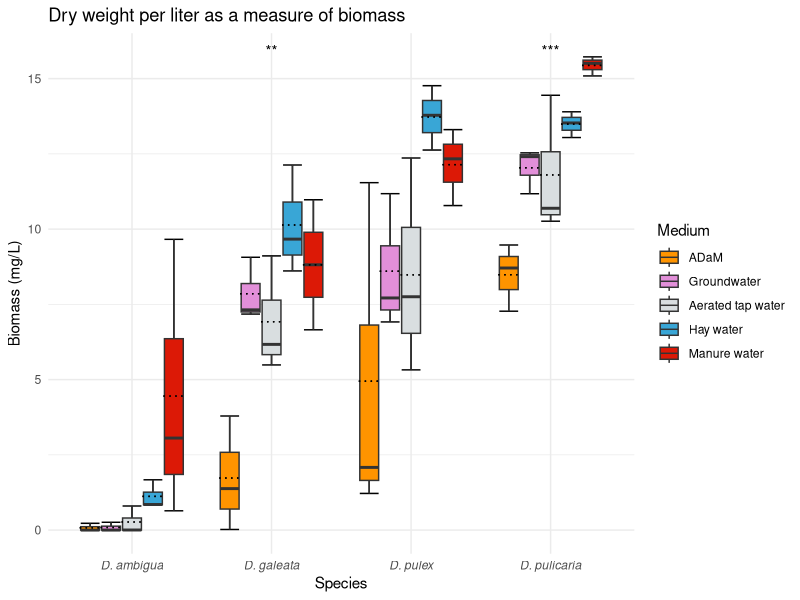

Source code (R):
library(readxl)
library(tidyverse)
library(here)
library(car)
library(ggpubr)

dataraw <- read_excel(here("data_raw/Weighingsheet.xlsx"), range = "A1:E61", na = "NA") # Import dry weight data

data <- dataraw %>% mutate("Weight_mgL" = (WeightTotal - WeightFilter) * 2.5 / 1000) # Calculate dry weight per liter

ggplot(data = data, aes(x = Species, y = Weight_mgL, fill = Medium))+ # Create boxplot showing different biomass per species/medium
  stat_boxplot(geom ='errorbar')+
  geom_boxplot()+
  theme_minimal()+
  labs(y = "Biomass (mg/L)",
       title = "Dry weight per liter as a measure of biomass")+
  scale_fill_manual(values = c("#Ff9400", "#E28fd9", "#D9dee0", "#39a6d6", "#Dc1906"),
                               labels = c("ADaM", "Groundwater", "Aerated tap water", "Hay water", "Manure water"))+
  theme(axis.text.x = element_text(face="italic"))+
  stat_summary(geom = "errorbar", fun.min = mean, fun = mean, fun.max = mean, width = 0.75, # add error bars
               linetype = "dotted", position = position_dodge())+ # add means
  stat_compare_means(label =  "p.signif", label.x = 1.5, hide.ns = TRUE, method = "anova") # add significance levels

data %>% filter(! Medium == "KM" | ! Species == "D. galeata") %>% group_by(Medium, Species) %>% # check if data is normally distributed
  summarise(p.value.sw = shapiro.test(Weight_mgL)$p.value) 

species <- c("D. pulex", "D. pulicaria", "D. galeata", "D. ambigua")

for (i in species) { # ANOVA and TukeyHSD test for every species
  print(i)
  dataF <- data %>% filter(Species == i)
  print(leveneTest(Weight_mgL ~ Medium, data = dataF)) 
  
  res_aov <- aov(Weight_mgL ~ Medium, data = dataF)
  print(summary(res_aov))
  print(TukeyHSD(res_aov))
}
